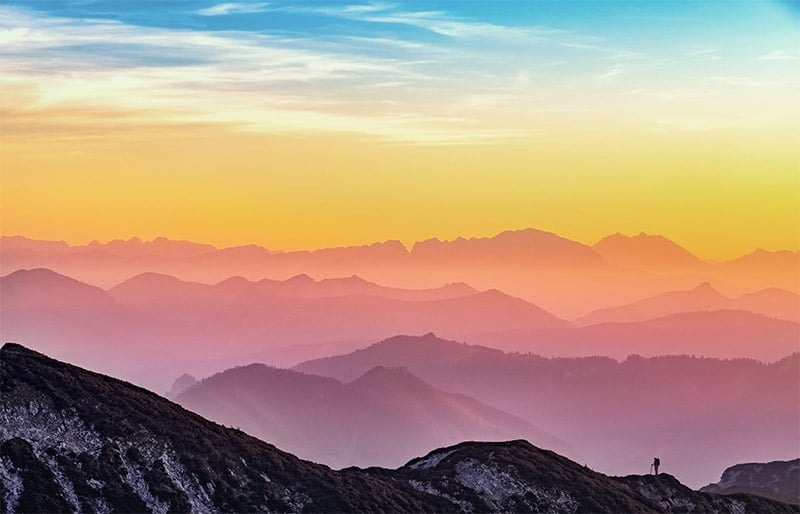
#> input picture Image-Color-Analyzer/sample.jpg, 800 x 514 px
$ jupyter execute 'Image_analysis_with_opencv and ML.ipynb'
#> lines starting #> are read from the running program, lines starting #| are printed output that depends on the picture
[cell 1]
from collections import Counter
from sklearn.cluster import KMeans
from matplotlib import colors
import matplotlib.pyplot as plt
import cv2 as cv
import numpy as np

[cell 2]
#reading an image
image = cv.imread('sample.jpg')
#> image is the input picture: shape (514, 800, 3); mean B, G, R 131.4, 151.9, 180
image = cv.cvtColor(image,cv.COLOR_BGR2RGB)
plt.imshow(image)

[cell 3]
def rgb_hex(rgb_color):
    hex_color = "#"
    for i in rgb_color:
        i = int(i)
        hex_color += ("{:02x}".format(i))
    return hex_color

[cell 4]
def prep_image(raw_img):
    modified_img = cv.resize(raw_img,(900,600),interpolation = cv.INTER_AREA)

    modified_img = modified_img.reshape(modified_img.shape[0]*modified_img.shape[1],3)

    return modified_img

[cell 5]
def color_analysis(img):
    clf = KMeans(n_clusters = 6)
    color_labels = clf.fit_predict(img)
    center_colors = clf.cluster_centers_

    counts = Counter(color_labels)
#> counts = {5: 40212, 2: 103407, 3: 114547, 0: 117694, 4: 88160, 1: 75980}
    ordered_colors = [center_colors[i] for i in counts.keys()]
#> ordered_colors = [[117.7, 191.4, 215.8], [222.9, 227.7, 204], [237.3, 198.4, 103], [218.4, 137.5, 124.7], [159, 110, 130.5], [32.84, 28.19, 41.37]]
    hex_colors = [rgb_hex(ordered_colors[i]) for i in counts.keys()]
#> the loop in rgb_hex, `for i in rgb_color:` made 3 passes
#> (i, hex_color) on passes 1 to 3: (32, '#20'), (28, '#201c'), (41, '#201c29')
#> the loop in rgb_hex (call 2), `for i in rgb_color:` made 3 passes
#> (i, hex_color) on passes 1 to 3: (237, '#ed'), (198, '#edc6'), (102, '#edc666')
#> hex_colors = ['#201c29', '#edc666', '#da897c', '#75bfd7', '#9e6e82', '#dee3cb']

    plt.figure(figsize = (12,8))
    plt.pie(counts.values(),colors = hex_colors)

    plt.savefig("Color_analysis.png")
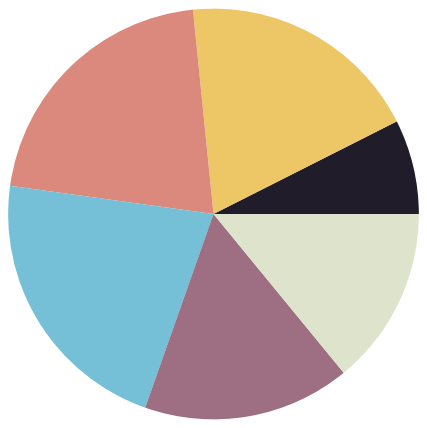
#> figure drawn by matplotlib, 1 panel

    print(hex_colors)
#| ['#201c29', '#edc666', '#da897c', '#75bfd7', '#9e6e82', '#dee3cb']
